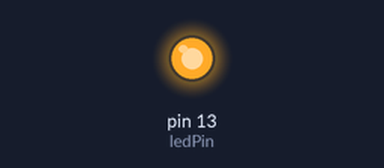
Bench run of a sketch on a simulated Arduino Uno, built with avr-gcc and run on an emulated ATmega328P. On the bench: output pins drawn as LEDs (lit = HIGH).

Above: at 1.0 s.
At 5.5 s:
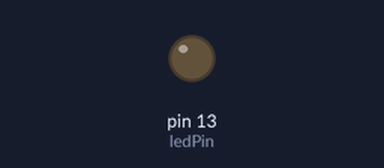
Timing chart, 0 to 6.9 s (numbered marks = the images above):
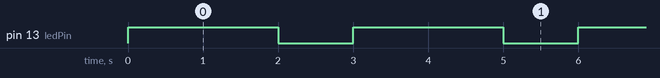

The sketch:

code_one.ino
```cpp
int ledPin = 13;

int tempoAceso = 2000;
int tempoApagado = 1000;

void setup() {
  pinMode(ledPin, OUTPUT);
}

void loop() {
  digitalWrite(ledPin, HIGH);
  delay(tempoAceso);

  digitalWrite(ledPin, LOW);
  delay(tempoApagado);
}
```

Measured:
- by itself, pin 13 (ledPin): alternates HIGH for 2.0 s and LOW for 1.0 s
